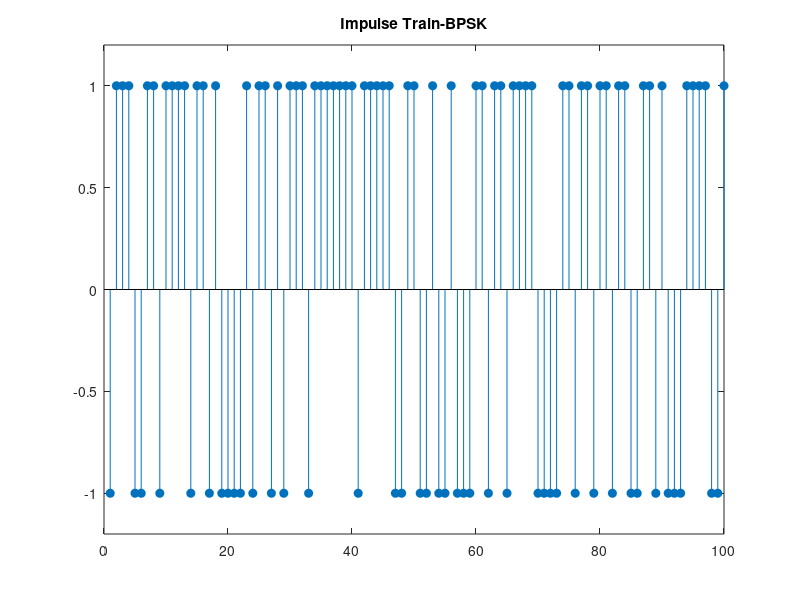

Here is the MATLAB script that generated this plot: (Note: this script raises an error after producing the figure.)
%% TASK 2
clc;
clear;

Fs = 1000;     % Sample rate
Rb = 100;       % Symbol rate
sps = Fs/Rb;    % Samples per symbol


%% Generating impulse train
n = 1000;   %number of transmiting bits
bit_stream=randi([0 1],n,1);
bpsk_sym=zeros(n,1);
for i=1:n
    if bit_stream(i)==0
        bpsk_sym(i)= -1;
    else
        bpsk_sym(i)= 1;
    end
end
figure;
stem(bpsk_sym,'filled');
title('Impulse Train-BPSK');
ylim([-1.2 1.2]);
xlim([0 100]);

t = 0:1/Fs:50/Rb-1/Fs; 
t_f = round(t*Fs+1);

%% 
N0 = 10^( -0.1* 10 );
std = sqrt(N0/2); 

%% Tranmit signal with impulse response as sinc function with AWGN

rolloff = 0;  % Rolloff factor - Sinc Filter
transmitFilter = comm.RaisedCosineTransmitFilter('RolloffFactor', rolloff, ...
    'OutputSamplesPerSymbol', sps);
filteredTx = transmitFilter(bpsk_sym);
noise = std*rand(size(filteredTx));
filteredTxnoise = filteredTx+noise;

figure; 
plot(t, (filteredTxnoise(t_f)));
title('Received signal with impulse response as sinc function with AWGN');
xlabel('Time (sec)');
ylabel('Amplitude');
grid on;

eyeObj4 = comm.EyeDiagram(...
    'SampleRate', Fs, ...
    'SamplesPerSymbol', sps, ...
    'DisplayMode', 'Line plot', ...
    'EnableMeasurements',true,...
    'Name' , 'Eye diagram- Sinc function pulse shaping filter with AWGN' ,...
    'YLimits', [-0.8 0.8]);
%eye diagram for transmitted signal 
eyeObj4(filteredTxnoise);

%% Tranmit signal with impulse response as raised cosine pulse shaping filter with AWGN

%with 0.5 roll-off factor
rolloff = 0.5;  % Rolloff factor 
transmitFilter = comm.RaisedCosineTransmitFilter('RolloffFactor', rolloff, ...
    'OutputSamplesPerSymbol', sps);
filteredTx = transmitFilter(bpsk_sym);
noise = std*rand(size(filteredTx));
filteredTxnoise = filteredTx+noise;

figure; 
plot(t, (filteredTxnoise(t_f)));
title('Received signal with impulse response as raised cosine with 0.5 roll-off factor with AWGN');
xlabel('Time (sec)');
ylabel('Amplitude');
grid on;


eyeObj5 = comm.EyeDiagram(...
    'SampleRate', Fs, ...
    'SamplesPerSymbol', sps, ...
    'DisplayMode', 'Line plot', ...
     'EnableMeasurements',true,...
    'Name' ,'Eye diagram- Raised cosine pulse shaping filter with AWGN - 0.5 roll-off factor', ...
    'YLimits', [-0.8 0.8]);

%eye diagram for transmitted signal 
eyeObj5(filteredTxnoise);

 %% Tranmit signal with impulse response as raised cosine pulse shaping filter with AWGN
%with 1 roll-off factor
rolloff = 1;  % Rolloff factor 
transmitFilter = comm.RaisedCosineTransmitFilter('RolloffFactor', rolloff, ...
    'OutputSamplesPerSymbol', sps);
filteredTx = transmitFilter(bpsk_sym);
noise = std*rand(size(filteredTx));
filteredTxnoise = filteredTx+noise;

figure; 
plot(t, real(filteredTxnoise(t_f))); 
title('Received signal with impulse response as raised cosine with 1 roll-off factor with AWGN');
xlabel('Time (sec)');
ylabel('Amplitude');
grid on;


eyeObj6 = comm.EyeDiagram(...
    'SampleRate', Fs, ...
    'SamplesPerSymbol', sps, ...
    'DisplayMode', 'Line plot', ...
    'EnableMeasurements',true,...
    'Name' , 'Eye diagram- Raised cosine pulse shaping filter with AWGN - 1 roll-off factor' ,...
    'YLimits', [-0.8 0.8]);

% eye diagram for transmitted signal 
eyeObj6(filteredTxnoise);
          